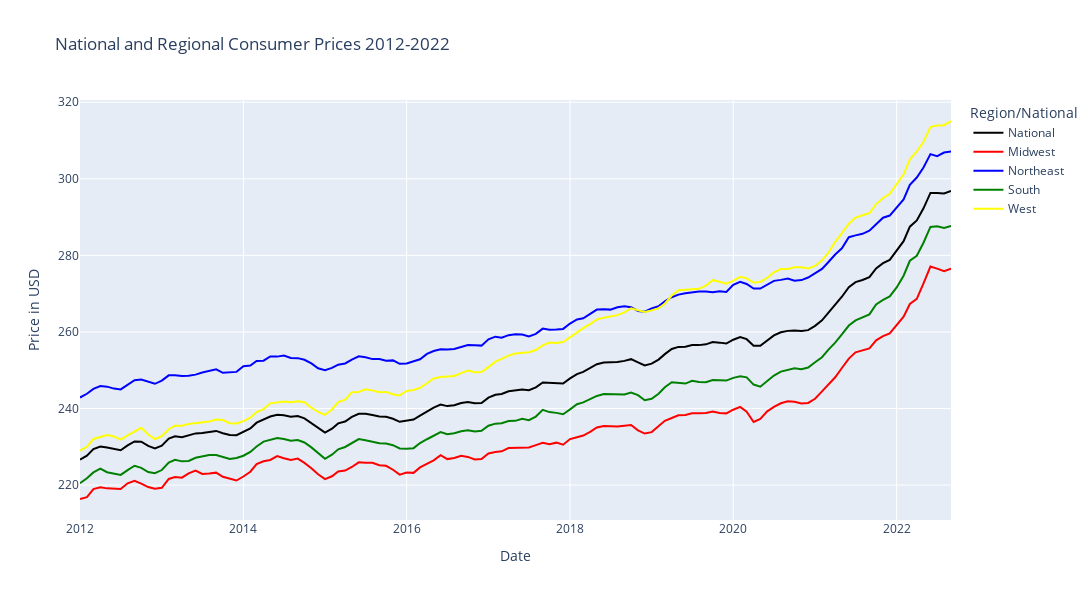

The notebook cell saved with this chart:
### Code cell
px.line(combined_df, 
        labels={'value': 'Price in USD', 'variable': 'Region/National'}, 
        title="National and Regional Consumer Prices 2012-2022", color_discrete_sequence=['black','red','blue','green','yellow'],
       width=1300, height=600)

### Figure 1 — Plotly figure (JSON) as saved in the notebook; plotly's stock layout.template omitted (floating-point values rounded to 4 significant figures; data arrays with more than 128 entries replaced by an {"elided": "..."} marker saying what was removed)
{"data": [{"hovertemplate": "Region/National=National<br>Date=%{x}<br>Price in USD=%{y}<extra></extra>", "legendgroup": "National", "line": {"color": "black", "dash": "solid"}, "marker": {"symbol": "circle"}, "mode": "lines", "name": "National", "orientation": "v", "showlegend": true, "type": "scatter", "x": {"elided": "129 str values"}, "xaxis": "x", "y": {"elided": "129 float values"}, "yaxis": "y"}, {"hovertemplate": "Region/National=Midwest<br>Date=%{x}<br>Price in USD=%{y}<extra></extra>", "legendgroup": "Midwest", "line": {"color": "red", "dash": "solid"}, "marker": {"symbol": "circle"}, "mode": "lines", "name": "Midwest", "orientation": "v", "showlegend": true, "type": "scatter", "x": {"elided": "129 str values"}, "xaxis": "x", "y": {"elided": "129 float values"}, "yaxis": "y"}, {"hovertemplate": "Region/National=Northeast<br>Date=%{x}<br>Price in USD=%{y}<extra></extra>", "legendgroup": "Northeast", "line": {"color": "blue", "dash": "solid"}, "marker": {"symbol": "circle"}, "mode": "lines", "name": "Northeast", "orientation": "v", "showlegend": true, "type": "scatter", "x": {"elided": "129 str values"}, "xaxis": "x", "y": {"elided": "129 float values"}, "yaxis": "y"}, {"hovertemplate": "Region/National=South<br>Date=%{x}<br>Price in USD=%{y}<extra></extra>", "legendgroup": "South", "line": {"color": "green", "dash": "solid"}, "marker": {"symbol": "circle"}, "mode": "lines", "name": "South", "orientation": "v", "showlegend": true, "type": "scatter", "x": {"elided": "129 str values"}, "xaxis": "x", "y": {"elided": "129 float values"}, "yaxis": "y"}, {"hovertemplate": "Region/National=West<br>Date=%{x}<br>Price in USD=%{y}<extra></extra>", "legendgroup": "West", "line": {"color": "yellow", "dash": "solid"}, "marker": {"symbol": "circle"}, "mode": "lines", "name": "West", "orientation": "v", "showlegend": true, "type": "scatter", "x": {"elided": "129 str values"}, "xaxis": "x", "y": {"elided": "129 float values"}, "yaxis": "y"}], "layout": {"height": 600, "legend": {"title": {"text": "Region/National"}, "tracegroupgap": 0}, "title": {"text": "National and Regional Consumer Prices 2012-2022"}, "width": 1300, "xaxis": {"anchor": "y", "autorange": true, "domain": [0, 1], "range": ["2012-01-01", "2022-09-01"], "title": {"text": "Date"}, "type": "date"}, "yaxis": {"anchor": "x", "autorange": true, "domain": [0, 1], "range": [210.9, 320.6], "title": {"text": "Price in USD"}, "type": "linear"}}}
